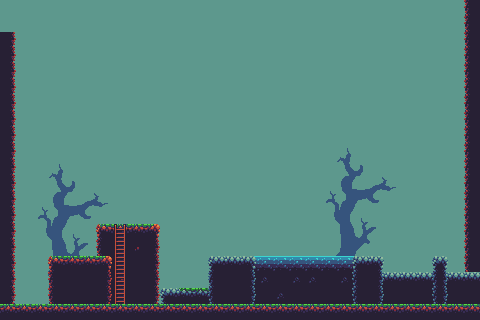

Rendered tile map (Tiled .tmx) drawn with the repository's tilesets; below, a short description and the map source with its tile grids summarised:
An orthogonal 30x20 tile map with 16x16 px tiles, 4 tile layers (Background, Tree, Foreground, Foreground2), 2 hidden layers not drawn, 2 tilesets and 5 objects.

<map version="1.10" tiledversion="1.11.0" orientation="orthogonal" renderorder="right-down" width="30" height="20" tilewidth="16" tileheight="16" infinite="0" nextlayerid="8" nextobjectid="8">
 <tileset firstgid="1" source="StandardTileset.tsx" />
 <tileset firstgid="1025" source="VisualTileset.tsx" />
 <layer id="6" name="Background" width="30" height="20">
  <data>[600 cells, 600 non-empty, 1 distinct tile ids]</data>
 </layer>
 <layer id="7" name="Tree" width="30" height="20" parallaxx="0.7" parallaxy="0.7">
  <data>[600 cells, 88 non-empty, 40 distinct tile ids]</data>
 </layer>
 <layer id="3" name="Foreground" width="30" height="20">
  <data>[600 cells, 143 non-empty, 16 distinct tile ids]</data>
 </layer>
 <layer id="4" name="Foreground2" width="30" height="20">
  <data>[600 cells, 32 non-empty, 12 distinct tile ids]</data>
 </layer>
 <layer id="16" name="GameplayLayer" width="30" height="20" visible="0">
  <data>[600 cells, 150 non-empty, 4 distinct tile ids]</data>
 </layer>
 <layer id="5" name="GameplayLayer2" width="30" height="20" visible="0">
  <data>[600 cells, 5 non-empty, 1 distinct tile ids]</data>
 </layer>
 <objectgroup id="2" name="Entities">
  <object id="1" gid="66" x="76" y="244" width="16" height="16" />
  <object id="2" gid="67" x="384" y="272" width="16" height="16" />
  <object id="4" gid="65" x="464" y="272" width="16" height="16" />
  <object id="5" gid="65" x="464" y="256" width="16" height="16" />
  <object id="6" gid="65" x="464" y="240" width="16" height="16" />
 </objectgroup>
</map>
